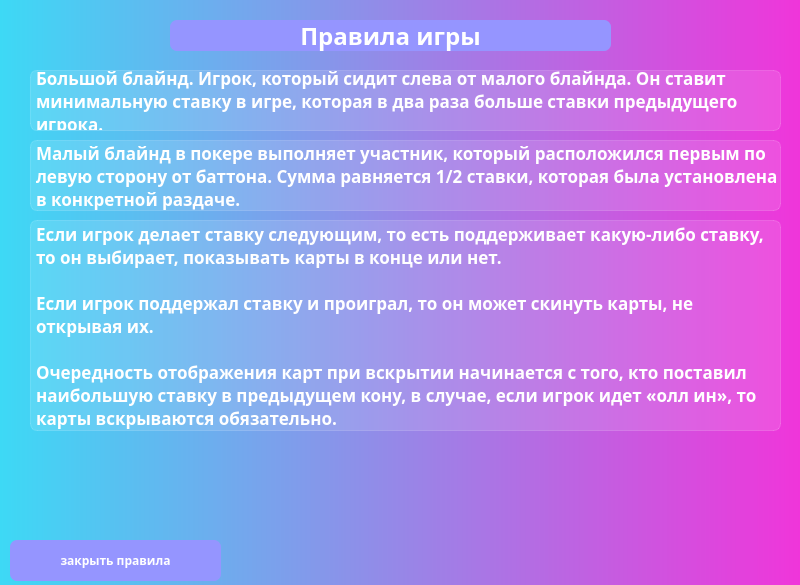
<?xml version="1.0" encoding="UTF-8"?>
<ui version="4.0">
 <class>rules</class>
 <widget class="QMainWindow" name="rules">
  <property name="geometry">
   <rect>
    <x>0</x>
    <y>0</y>
    <width>800</width>
    <height>585</height>
   </rect>
  </property>
  <property name="windowTitle">
   <string>MainWindow</string>
  </property>
  <property name="styleSheet">
   <string notr="true">background-color: qlineargradient(spread:pad, x1:0, y1:0, x2:1, y2:0, stop:0 rgb(61, 217, 245), stop:1 rgb(240, 53, 218));
font-family: ljk_OCRA;
         font-weight: bold;
            color: rgb(255, 255, 255);
            border-style: solid;</string>
  </property>
  <widget class="QWidget" name="centralwidget">
   <widget class="QPushButton" name="btn_exitgame">
    <property name="geometry">
     <rect>
      <x>10</x>
      <y>540</y>
      <width>211</width>
      <height>41</height>
     </rect>
    </property>
    <property name="styleSheet">
     <string notr="true">background-color: rgb(149, 149, 255);
border-radius: 7px;</string>
    </property>
    <property name="text">
     <string>закрыть правила</string>
    </property>
    <property name="icon">
     <iconset resource="icon.qrc">
      <normaloff>:/newPrefix/icons/cil-door.png</normaloff>:/newPrefix/icons/cil-door.png</iconset>
    </property>
   </widget>
   <widget class="QLabel" name="label_3">
    <property name="geometry">
     <rect>
      <x>170</x>
      <y>20</y>
      <width>441</width>
      <height>31</height>
     </rect>
    </property>
    <property name="styleSheet">
     <string notr="true">font-size: 24px;
border-radius: 7px;
background-color: rgb(149, 149, 255);</string>
    </property>
    <property name="text">
     <string>Правила игры</string>
    </property>
    <property name="alignment">
     <set>Qt::AlignCenter</set>
    </property>
   </widget>
   <widget class="QLabel" name="label_4">
    <property name="geometry">
     <rect>
      <x>30</x>
      <y>70</y>
      <width>751</width>
      <height>61</height>
     </rect>
    </property>
    <property name="styleSheet">
     <string notr="true">background-color: rgba(255,255,255,30);
border: 1px solid rgba(255,255,255,40);
border-style: solid;
font-family: ljk_OCRA;
border-radius: 7px;
font-size: 17px;
</string>
    </property>
    <property name="text">
     <string>Большой блайнд. Игрок, который сидит слева от малого блайнда. Он ставит минимальную ставку в игре, которая в два раза больше ставки предыдущего игрока.</string>
    </property>
    <property name="wordWrap">
     <bool>true</bool>
    </property>
   </widget>
   <widget class="QLabel" name="label_5">
    <property name="geometry">
     <rect>
      <x>30</x>
      <y>140</y>
      <width>751</width>
      <height>71</height>
     </rect>
    </property>
    <property name="styleSheet">
     <string notr="true">background-color: rgba(255,255,255,30);
border: 1px solid rgba(255,255,255,40);
border-style: solid;
font-family: ljk_OCRA;
border-radius: 7px;
font-size: 17px;
</string>
    </property>
    <property name="text">
     <string>Малый блайнд в покере выполняет участник, который расположился первым по левую сторону от баттона. Сумма равняется 1/2 ставки, которая была установлена в конкретной раздаче.</string>
    </property>
    <property name="wordWrap">
     <bool>true</bool>
    </property>
   </widget>
   <widget class="QLabel" name="label_6">
    <property name="geometry">
     <rect>
      <x>30</x>
      <y>220</y>
      <width>751</width>
      <height>211</height>
     </rect>
    </property>
    <property name="styleSheet">
     <string notr="true">background-color: rgba(255,255,255,30);
border: 1px solid rgba(255,255,255,40);
border-style: solid;
font-family: ljk_OCRA;
border-radius: 7px;
font-size: 17px;
</string>
    </property>
    <property name="text">
     <string>Если игрок делает ставку следующим, то есть поддерживает какую-либо ставку, то он выбирает, показывать карты в конце или нет.

Если игрок поддержал ставку и проиграл, то он может скинуть карты, не открывая их.

Очередность отображения карт при вскрытии начинается с того, кто поставил наибольшую ставку в предыдущем кону, в случае, если игрок идет «олл ин», то карты вскрываются обязательно.</string>
    </property>
    <property name="wordWrap">
     <bool>true</bool>
    </property>
   </widget>
  </widget>
 </widget>
 <resources>
  <include location="icon.qrc"/>
 </resources>
 <connections/>
</ui>
